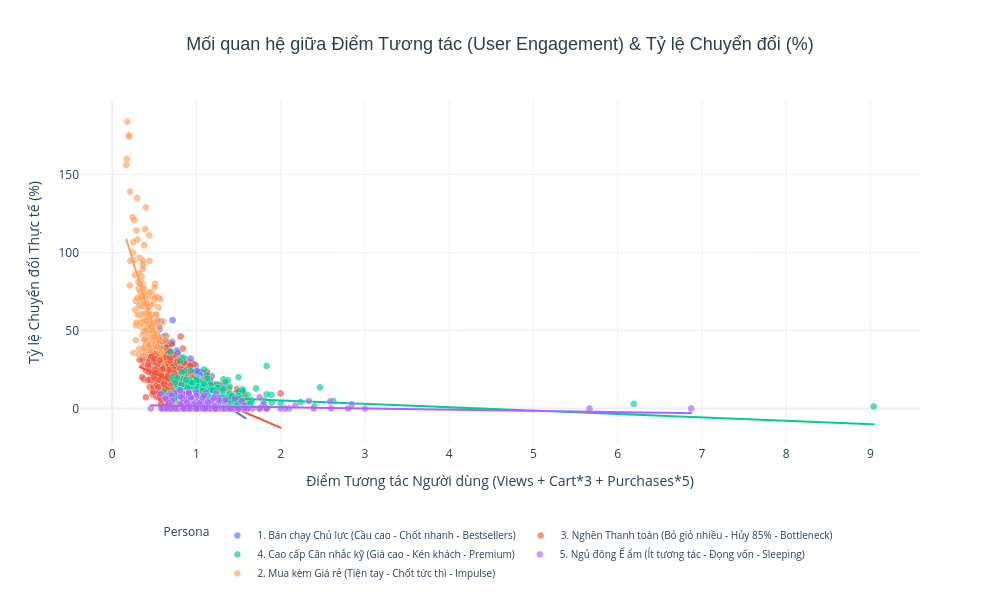
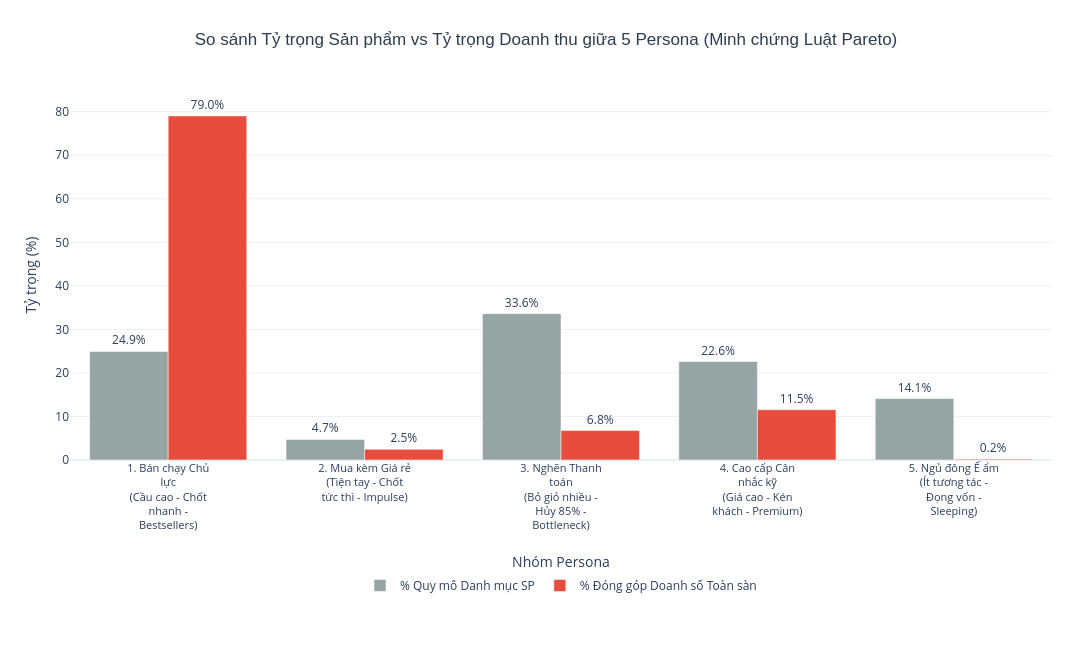
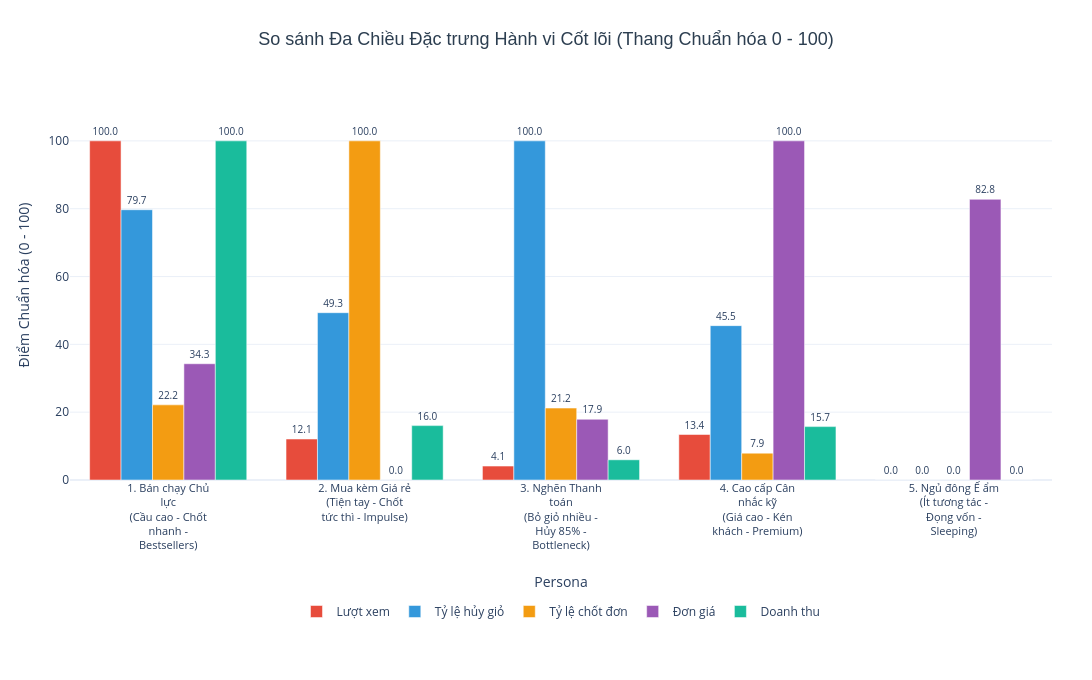

Notebook cell for these charts, in order:
### Markdown cell above
---
# PHẦN 10: CÁC BIỂU ĐỒ TRỰC QUAN HÓA CHUYÊN SÂU PHÁT TRIỂN THÊM (ADVANCED BEHAVIORAL CHARTS)
*Học hỏi và phát triển từ tài liệu thực nghiệm: Biểu đồ Tương tác vs Tỷ lệ Chuyển đổi kèm Trendline OLS, Ma trận tương quan nhiệt vi mô, Phân bổ Pareto Doanh số và So sánh Đa chỉ số chuẩn hóa.*

### Code cell
# 10.1. CÁC BIỂU ĐỒ TRỰC QUAN HÓA NÂNG CAO PHỤC VỤ KHAI PHÁ DỮ LIỆU
import plotly.express as px
import plotly.graph_objects as go
import numpy as np

import textwrap

def wrap_label(s, width=18):
    """Xuống dòng nhãn persona: tách phần tên và phần mô tả trong ngoặc, rồi wrap tiếp."""
    s = str(s)
    if ' (' in s:
        name, rest = s.split(' (', 1)
        s = name + '<br>(' + rest
    parts = []
    for line in s.split('<br>'):
        parts.append('<br>'.join(textwrap.wrap(line, width=width)))
    return '<br>'.join(parts)


# --- BIỂU ĐỒ 1: TƯƠNG TÁC NGƯỜI DÙNG VS TỶ LỆ CHUYỂN ĐỔI KÈM OLS TRENDLINE ---
# Lấy mẫu ngẫu nhiên 3,000 điểm để hiển thị Plotly mượt mà mà vẫn đảm bảo tính đại diện
np.random.seed(42)
df_sample = df_res.sample(n=min(3000, len(df_res)), random_state=42).copy()
df_sample['conversion_pct'] = df_sample['overall_conversion_rate'] * 100

fig_scatter = px.scatter(
    df_sample,
    x='user_engagement',
    y='conversion_pct',
    color='persona',
    trendline='ols',
    title='Mối quan hệ giữa Điểm Tương tác (User Engagement) & Tỷ lệ Chuyển đổi (%)',
    labels={'user_engagement': 'Điểm Tương tác Người dùng (Views + Cart*3 + Purchases*5)', 'conversion_pct': 'Tỷ lệ Chuyển đổi Thực tế (%)', 'persona': 'Persona'},
    opacity=0.65,
    template='plotly_white'
)
fig_scatter.update_traces(marker=dict(size=7, line=dict(width=0.5, color='white')))
fig_scatter.update_layout(
    height=600, width=1000,
    margin=dict(b=150),
    title_font=dict(size=18, family='Arial', color='#2c3e50'), title_x=0.5,
    legend=dict(orientation='h', yanchor='top', y=-0.22, xanchor='center', x=0.5, font=dict(size=10))
)
fig_scatter.show()
fig_scatter.write_html('outputs/figures/scatter_engagement_conversion.html')

# --- BIỂU ĐỒ 2: BIỂU ĐỒ PHÂN BỔ DOANH THU & QUY MÔ SẢN PHẨM (LUẬT PARETO) ---
pareto_summary = df_res.groupby('persona').agg(
    total_products=('product_id', 'count'),
    total_revenue=('est_revenue', 'sum')
).reset_index()

pareto_summary['pct_products'] = (pareto_summary['total_products'] / pareto_summary['total_products'].sum()) * 100
pareto_summary['pct_revenue'] = (pareto_summary['total_revenue'] / pareto_summary['total_revenue'].sum()) * 100
pareto_summary['persona_wrapped'] = pareto_summary['persona'].apply(wrap_label)

fig_pareto = go.Figure()
fig_pareto.add_trace(go.Bar(
    x=pareto_summary['persona_wrapped'], y=pareto_summary['pct_products'],
    name='% Quy mô Danh mục SP', marker_color='#95a5a6',
    text=[f'{p:.1f}%' for p in pareto_summary['pct_products']], textposition='outside'
))
fig_pareto.add_trace(go.Bar(
    x=pareto_summary['persona_wrapped'], y=pareto_summary['pct_revenue'],
    name='% Đóng góp Doanh số Toàn sàn', marker_color='#e74c3c',
    text=[f'{r:.1f}%' for r in pareto_summary['pct_revenue']], textposition='outside'
))
fig_pareto.update_layout(
    title='So sánh Tỷ trọng Sản phẩm vs Tỷ trọng Doanh thu giữa 5 Persona (Minh chứng Luật Pareto)',
    barmode='group',
    xaxis=dict(title=dict(text='Nhóm Persona', standoff=25), tickangle=0, tickfont=dict(size=11), automargin=True),
    yaxis=dict(title='Tỷ trọng (%)', range=[0, 85]),
    template='plotly_white',
    height=650, width=1100,
    margin=dict(l=70, r=40, t=90, b=190),
    title_font=dict(size=17, family='Arial', color='#2c3e50'), title_x=0.5,
    legend=dict(orientation='h', yanchor='top', y=-0.30, xanchor='center', x=0.5)
)
fig_pareto.show()
fig_pareto.write_html('outputs/figures/pareto_revenue_distribution.html')

# --- BIỂU ĐỒ 3: SO SÁNH ĐA ĐẶC TRƯNG HÀNH VI TRÊN THANG CHUẨN HÓA 0-100 ---
features_to_compare = ['view_count', 'cart_removal_rate', 'overall_conversion_rate', 'avg_price', 'est_revenue']
feature_names_vn = ['Lượt xem', 'Tỷ lệ hủy giỏ', 'Tỷ lệ chốt đơn', 'Đơn giá', 'Doanh thu']

persona_means = df_res.groupby('persona')[features_to_compare].mean()
normalized_means = (persona_means - persona_means.min()) / (persona_means.max() - persona_means.min()) * 100

persona_labels = [wrap_label(p) for p in normalized_means.index]
fig_norm = go.Figure()
colors_palette = ['#e74c3c', '#3498db', '#f39c12', '#9b59b6', '#1abc9c']

for idx, feat in enumerate(features_to_compare):
    fig_norm.add_trace(go.Bar(
        x=persona_labels,
        y=normalized_means[feat],
        name=feature_names_vn[idx],
        marker_color=colors_palette[idx],
        text=[f'{val:.1f}' for val in normalized_means[feat]],
        textposition='outside', cliponaxis=False, textfont=dict(size=10)
    ))

fig_norm.update_layout(
    title='So sánh Đa Chiều Đặc trưng Hành vi Cốt lõi (Thang Chuẩn hóa 0 - 100)',
    barmode='group',
    xaxis=dict(title=dict(text='Persona', standoff=25), tickangle=0, tickfont=dict(size=11), automargin=True),
    yaxis=dict(title='Điểm Chuẩn hóa (0 - 100)', range=[0, 115]),
    template='plotly_white',
    height=680, width=1200,
    margin=dict(l=70, r=40, t=90, b=200),
    bargap=0.2,
    title_font=dict(size=18, family='Arial', color='#2c3e50'), title_x=0.5,
    legend=dict(orientation='h', yanchor='top', y=-0.30, xanchor='center', x=0.5)
)
fig_norm.show()
fig_norm.write_html('outputs/figures/multi_feature_normalized.html')

### Figure 1 — Plotly figure (JSON) as saved in the notebook; plotly's stock layout.template omitted (floating-point values rounded to 4 significant figures; data arrays with more than 128 entries replaced by an {"elided": "..."} marker saying what was removed)
{"data": [{"hovertemplate": "Persona=1. Bán chạy Chủ lực (Cầu cao - Chốt nhanh - Bestsellers)<br>Điểm Tương tác Người dùng (Views + Cart*3 + Purchases*5)=%{x}<br>Tỷ lệ Chuyển đổi Thực tế (%)=%{y}<extra></extra>", "legendgroup": "1. Bán chạy Chủ lực (Cầu cao - Chốt nhanh - Bestsellers)", "marker": {"color": "#636efa", "line": {"color": "white", "width": 0.5}, "opacity": 0.65, "size": 7, "symbol": "circle"}, "mode": "markers", "name": "1. Bán chạy Chủ lực (Cầu cao - Chốt nhanh - Bestsellers)", "showlegend": true, "type": "scattergl", "x": {"elided": "759 float values"}, "xaxis": "x", "y": {"elided": "759 float values"}, "yaxis": "y"}, {"hovertemplate": "<b>OLS trendline</b><br>conversion_pct = -33.8231 * user_engagement + 47.3607<br>R<sup>2</sup>=0.572568<br><br>Persona=1. Bán chạy Chủ lực (Cầu cao - Chốt nhanh - Bestsellers)<br>Điểm Tương tác Người dùng (Views + Cart*3 + Purchases*5)=%{x}<br>Tỷ lệ Chuyển đổi Thực tế (%)=%{y} <b>(trend)</b><extra></extra>", "legendgroup": "1. Bán chạy Chủ lực (Cầu cao - Chốt nhanh - Bestsellers)", "marker": {"color": "#636efa", "line": {"color": "white", "width": 0.5}, "size": 7, "symbol": "circle"}, "mode": "lines", "name": "1. Bán chạy Chủ lực (Cầu cao - Chốt nhanh - Bestsellers)", "showlegend": false, "type": "scattergl", "x": {"elided": "759 float values"}, "xaxis": "x", "y": {"elided": "759 float values"}, "yaxis": "y"}, {"hovertemplate": "Persona=3. Nghẽn Thanh toán (Bỏ giỏ nhiều - Hủy 85% - Bottleneck)<br>Điểm Tương tác Người dùng (Views + Cart*3 + Purchases*5)=%{x}<br>Tỷ lệ Chuyển đổi Thực tế (%)=%{y}<extra></extra>", "legendgroup": "3. Nghẽn Thanh toán (Bỏ giỏ nhiều - Hủy 85% - Bottleneck)", "marker": {"color": "#EF553B", "line": {"color": "white", "width": 0.5}, "opacity": 0.65, "size": 7, "symbol": "circle"}, "mode": "markers", "name": "3. Nghẽn Thanh toán (Bỏ giỏ nhiều - Hủy 85% - Bottleneck)", "showlegend": true, "type": "scattergl", "x": {"elided": "982 float values"}, "xaxis": "x", "y": {"elided": "982 float values"}, "yaxis": "y"}, {"hovertemplate": "<b>OLS trendline</b><br>conversion_pct = -23.2296 * user_engagement + 34.1027<br>R<sup>2</sup>=0.245774<br><br>Persona=3. Nghẽn Thanh toán (Bỏ giỏ nhiều - Hủy 85% - Bottleneck)<br>Điểm Tương tác Người dùng (Views + Cart*3 + Purchases*5)=%{x}<br>Tỷ lệ Chuyển đổi Thực tế (%)=%{y} <b>(trend)</b><extra></extra>", "legendgroup": "3. Nghẽn Thanh toán (Bỏ giỏ nhiều - Hủy 85% - Bottleneck)", "marker": {"color": "#EF553B", "line": {"color": "white", "width": 0.5}, "size": 7, "symbol": "circle"}, "mode": "lines", "name": "3. Nghẽn Thanh toán (Bỏ giỏ nhiều - Hủy 85% - Bottleneck)", "showlegend": false, "type": "scattergl", "x": {"elided": "982 float values"}, "xaxis": "x", "y": {"elided": "982 float values"}, "yaxis": "y"}, {"hovertemplate": "Persona=4. Cao cấp Cân nhắc kỹ (Giá cao - Kén khách - Premium)<br>Điểm Tương tác Người dùng (Views + Cart*3 + Purchases*5)=%{x}<br>Tỷ lệ Chuyển đổi Thực tế (%)=%{y}<extra></extra>", "legendgroup": "4. Cao cấp Cân nhắc kỹ (Giá cao - Kén khách - Premium)", "marker": {"color": "#00cc96", "line": {"color": "white", "width": 0.5}, "opacity": 0.65, "size": 7, "symbol": "circle"}, "mode": "markers", "name": "4. Cao cấp Cân nhắc kỹ (Giá cao - Kén khách - Premium)", "showlegend": true, "type": "scattergl", "x": {"elided": "698 float values"}, "xaxis": "x", "y": {"elided": "698 float values"}, "yaxis": "y"}, {"hovertemplate": "<b>OLS trendline</b><br>conversion_pct = -2.17386 * user_engagement + 9.51304<br>R<sup>2</sup>=0.034092<br><br>Persona=4. Cao cấp Cân nhắc kỹ (Giá cao - Kén khách - Premium)<br>Điểm Tương tác Người dùng (Views + Cart*3 + Purchases*5)=%{x}<br>Tỷ lệ Chuyển đổi Thực tế (%)=%{y} <b>(trend)</b><extra></extra>", "legendgroup": "4. Cao cấp Cân nhắc kỹ (Giá cao - Kén khách - Premium)", "marker": {"color": "#00cc96", "line": {"color": "white", "width": 0.5}, "size": 7, "symbol": "circle"}, "mode": "lines", "name": "4. Cao cấp Cân nhắc kỹ (Giá cao - Kén khách - Premium)", "showlegend": false, "type": "scattergl", "x": {"elided": "698 float values"}, "xaxis": "x", "y": {"elided": "698 float values"}, "yaxis": "y"}, {"hovertemplate": "Persona=5. Ngủ đông Ế ẩm (Ít tương tác - Đọng vốn - Sleeping)<br>Điểm Tương tác Người dùng (Views + Cart*3 + Purchases*5)=%{x}<br>Tỷ lệ Chuyển đổi Thực tế (%)=%{y}<extra></extra>", "legendgroup": "5. Ngủ đông Ế ẩm (Ít tương tác - Đọng vốn - Sleeping)", "marker": {"color": "#ab63fa", "line": {"color": "white", "width": 0.5}, "opacity": 0.65, "size": 7, "symbol": "circle"}, "mode": "markers", "name": "5. Ngủ đông Ế ẩm (Ít tương tác - Đọng vốn - Sleeping)", "showlegend": true, "type": "scattergl", "x": {"elided": "406 float values"}, "xaxis": "x", "y": {"elided": "406 float values"}, "yaxis": "y"}, {"hovertemplate": "<b>OLS trendline</b><br>conversion_pct = -0.781535 * user_engagement + 2.3682<br>R<sup>2</sup>=0.018927<br><br>Persona=5. Ngủ đông Ế ẩm (Ít tương tác - Đọng vốn - Sleeping)<br>Điểm Tương tác Người dùng (Views + Cart*3 + Purchases*5)=%{x}<br>Tỷ lệ Chuyển đổi Thực tế (%)=%{y} <b>(trend)</b><extra></extra>", "legendgroup": "5. Ngủ đông Ế ẩm (Ít tương tác - Đọng vốn - Sleeping)", "marker": {"color": "#ab63fa", "line": {"color": "white", "width": 0.5}, "size": 7, "symbol": "circle"}, "mode": "lines", "name": "5. Ngủ đông Ế ẩm (Ít tương tác - Đọng vốn - Sleeping)", "showlegend": false, "type": "scattergl", "x": {"elided": "406 float values"}, "xaxis": "x", "y": {"elided": "406 float values"}, "yaxis": "y"}, {"hovertemplate": "Persona=2. Mua kèm Giá rẻ (Tiện tay - Chốt tức thì - Impulse)<br>Điểm Tương tác Người dùng (Views + Cart*3 + Purchases*5)=%{x}<br>Tỷ lệ Chuyển đổi Thực tế (%)=%{y}<extra></extra>", "legendgroup": "2. Mua kèm Giá rẻ (Tiện tay - Chốt tức thì - Impulse)", "marker": {"color": "#FFA15A", "line": {"color": "white", "width": 0.5}, "opacity": 0.65, "size": 7, "symbol": "circle"}, "mode": "markers", "name": "2. Mua kèm Giá rẻ (Tiện tay - Chốt tức thì - Impulse)", "showlegend": true, "type": "scattergl", "x": {"elided": "155 float values"}, "xaxis": "x", "y": {"elided": "155 float values"}, "yaxis": "y"}, {"hovertemplate": "<b>OLS trendline</b><br>conversion_pct = -175.924 * user_engagement + 138.013<br>R<sup>2</sup>=0.359867<br><br>Persona=2. Mua kèm Giá rẻ (Tiện tay - Chốt tức thì - Impulse)<br>Điểm Tương tác Người dùng (Views + Cart*3 + Purchases*5)=%{x}<br>Tỷ lệ Chuyển đổi Thực tế (%)=%{y} <b>(trend)</b><extra></extra>", "legendgroup": "2. Mua kèm Giá rẻ (Tiện tay - Chốt tức thì - Impulse)", "marker": {"color": "#FFA15A", "line": {"color": "white", "width": 0.5}, "size": 7, "symbol": "circle"}, "mode": "lines", "name": "2. Mua kèm Giá rẻ (Tiện tay - Chốt tức thì - Impulse)", "showlegend": false, "type": "scattergl", "x": {"elided": "155 float values"}, "xaxis": "x", "y": {"elided": "155 float values"}, "yaxis": "y"}], "layout": {"height": 600, "legend": {"font": {"size": 10}, "orientation": "h", "title": {"text": "Persona"}, "tracegroupgap": 0, "x": 0.5, "xanchor": "center", "y": -0.22, "yanchor": "top"}, "margin": {"b": 150}, "title": {"font": {"color": "#2c3e50", "family": "Arial", "size": 18}, "text": "Mối quan hệ giữa Điểm Tương tác (User Engagement) & Tỷ lệ Chuyển đổi (%)", "x": 0.5}, "width": 1000, "xaxis": {"anchor": "y", "domain": [0, 1], "title": {"text": "Điểm Tương tác Người dùng (Views + Cart*3 + Purchases*5)"}}, "yaxis": {"anchor": "x", "domain": [0, 1], "title": {"text": "Tỷ lệ Chuyển đổi Thực tế (%)"}}}}

### Figure 2 — Plotly figure (JSON) as saved in the notebook; plotly's stock layout.template omitted (floating-point values rounded to 4 significant figures)
{"data": [{"marker": {"color": "#95a5a6"}, "name": "% Quy mô Danh mục SP", "text": ["24.9%", "4.7%", "33.6%", "22.6%", "14.1%"], "textposition": "outside", "type": "bar", "x": ["1. Bán chạy Chủ<br>lực<br>(Cầu cao - Chốt<br>nhanh -<br>Bestsellers)", "2. Mua kèm Giá rẻ<br>(Tiện tay - Chốt<br>tức thì - Impulse)", "3. Nghẽn Thanh<br>toán<br>(Bỏ giỏ nhiều -<br>Hủy 85% -<br>Bottleneck)", "4. Cao cấp Cân<br>nhắc kỹ<br>(Giá cao - Kén<br>khách - Premium)", "5. Ngủ đông Ế ẩm<br>(Ít tương tác -<br>Đọng vốn -<br>Sleeping)"], "y": [24.94, 4.722, 33.61, 22.61, 14.11]}, {"marker": {"color": "#e74c3c"}, "name": "% Đóng góp Doanh số Toàn sàn", "text": ["79.0%", "2.5%", "6.8%", "11.5%", "0.2%"], "textposition": "outside", "type": "bar", "x": ["1. Bán chạy Chủ<br>lực<br>(Cầu cao - Chốt<br>nhanh -<br>Bestsellers)", "2. Mua kèm Giá rẻ<br>(Tiện tay - Chốt<br>tức thì - Impulse)", "3. Nghẽn Thanh<br>toán<br>(Bỏ giỏ nhiều -<br>Hủy 85% -<br>Bottleneck)", "4. Cao cấp Cân<br>nhắc kỹ<br>(Giá cao - Kén<br>khách - Premium)", "5. Ngủ đông Ế ẩm<br>(Ít tương tác -<br>Đọng vốn -<br>Sleeping)"], "y": [79.04, 2.454, 6.769, 11.54, 0.1913]}], "layout": {"barmode": "group", "height": 650, "legend": {"orientation": "h", "x": 0.5, "xanchor": "center", "y": -0.3, "yanchor": "top"}, "margin": {"b": 190, "l": 70, "r": 40, "t": 90}, "title": {"font": {"color": "#2c3e50", "family": "Arial", "size": 17}, "text": "So sánh Tỷ trọng Sản phẩm vs Tỷ trọng Doanh thu giữa 5 Persona (Minh chứng Luật Pareto)", "x": 0.5}, "width": 1100, "xaxis": {"automargin": true, "tickangle": 0, "tickfont": {"size": 11}, "title": {"standoff": 25, "text": "Nhóm Persona"}}, "yaxis": {"range": [0, 85], "title": {"text": "Tỷ trọng (%)"}}}}

### Figure 3 — Plotly figure (JSON) as saved in the notebook; plotly's stock layout.template omitted (floating-point values rounded to 4 significant figures)
{"data": [{"cliponaxis": false, "marker": {"color": "#e74c3c"}, "name": "Lượt xem", "text": ["100.0", "12.1", "4.1", "13.4", "0.0"], "textfont": {"size": 10}, "textposition": "outside", "type": "bar", "x": ["1. Bán chạy Chủ<br>lực<br>(Cầu cao - Chốt<br>nhanh -<br>Bestsellers)", "2. Mua kèm Giá rẻ<br>(Tiện tay - Chốt<br>tức thì - Impulse)", "3. Nghẽn Thanh<br>toán<br>(Bỏ giỏ nhiều -<br>Hủy 85% -<br>Bottleneck)", "4. Cao cấp Cân<br>nhắc kỹ<br>(Giá cao - Kén<br>khách - Premium)", "5. Ngủ đông Ế ẩm<br>(Ít tương tác -<br>Đọng vốn -<br>Sleeping)"], "y": [100.0, 12.08, 4.117, 13.41, 0.0]}, {"cliponaxis": false, "marker": {"color": "#3498db"}, "name": "Tỷ lệ hủy giỏ", "text": ["79.7", "49.3", "100.0", "45.5", "0.0"], "textfont": {"size": 10}, "textposition": "outside", "type": "bar", "x": ["1. Bán chạy Chủ<br>lực<br>(Cầu cao - Chốt<br>nhanh -<br>Bestsellers)", "2. Mua kèm Giá rẻ<br>(Tiện tay - Chốt<br>tức thì - Impulse)", "3. Nghẽn Thanh<br>toán<br>(Bỏ giỏ nhiều -<br>Hủy 85% -<br>Bottleneck)", "4. Cao cấp Cân<br>nhắc kỹ<br>(Giá cao - Kén<br>khách - Premium)", "5. Ngủ đông Ế ẩm<br>(Ít tương tác -<br>Đọng vốn -<br>Sleeping)"], "y": [79.69, 49.33, 100.0, 45.52, 0.0]}, {"cliponaxis": false, "marker": {"color": "#f39c12"}, "name": "Tỷ lệ chốt đơn", "text": ["22.2", "100.0", "21.2", "7.9", "0.0"], "textfont": {"size": 10}, "textposition": "outside", "type": "bar", "x": ["1. Bán chạy Chủ<br>lực<br>(Cầu cao - Chốt<br>nhanh -<br>Bestsellers)", "2. Mua kèm Giá rẻ<br>(Tiện tay - Chốt<br>tức thì - Impulse)", "3. Nghẽn Thanh<br>toán<br>(Bỏ giỏ nhiều -<br>Hủy 85% -<br>Bottleneck)", "4. Cao cấp Cân<br>nhắc kỹ<br>(Giá cao - Kén<br>khách - Premium)", "5. Ngủ đông Ế ẩm<br>(Ít tương tác -<br>Đọng vốn -<br>Sleeping)"], "y": [22.16, 100.0, 21.21, 7.917, 0.0]}, {"cliponaxis": false, "marker": {"color": "#9b59b6"}, "name": "Đơn giá", "text": ["34.3", "0.0", "17.9", "100.0", "82.8"], "textfont": {"size": 10}, "textposition": "outside", "type": "bar", "x": ["1. Bán chạy Chủ<br>lực<br>(Cầu cao - Chốt<br>nhanh -<br>Bestsellers)", "2. Mua kèm Giá rẻ<br>(Tiện tay - Chốt<br>tức thì - Impulse)", "3. Nghẽn Thanh<br>toán<br>(Bỏ giỏ nhiều -<br>Hủy 85% -<br>Bottleneck)", "4. Cao cấp Cân<br>nhắc kỹ<br>(Giá cao - Kén<br>khách - Premium)", "5. Ngủ đông Ế ẩm<br>(Ít tương tác -<br>Đọng vốn -<br>Sleeping)"], "y": [34.28, 0.0, 17.9, 100.0, 82.76]}, {"cliponaxis": false, "marker": {"color": "#1abc9c"}, "name": "Doanh thu", "text": ["100.0", "16.0", "6.0", "15.7", "0.0"], "textfont": {"size": 10}, "textposition": "outside", "type": "bar", "x": ["1. Bán chạy Chủ<br>lực<br>(Cầu cao - Chốt<br>nhanh -<br>Bestsellers)", "2. Mua kèm Giá rẻ<br>(Tiện tay - Chốt<br>tức thì - Impulse)", "3. Nghẽn Thanh<br>toán<br>(Bỏ giỏ nhiều -<br>Hủy 85% -<br>Bottleneck)", "4. Cao cấp Cân<br>nhắc kỹ<br>(Giá cao - Kén<br>khách - Premium)", "5. Ngủ đông Ế ẩm<br>(Ít tương tác -<br>Đọng vốn -<br>Sleeping)"], "y": [100.0, 16.04, 5.952, 15.74, 0.0]}], "layout": {"bargap": 0.2, "barmode": "group", "height": 680, "legend": {"orientation": "h", "x": 0.5, "xanchor": "center", "y": -0.3, "yanchor": "top"}, "margin": {"b": 200, "l": 70, "r": 40, "t": 90}, "title": {"font": {"color": "#2c3e50", "family": "Arial", "size": 18}, "text": "So sánh Đa Chiều Đặc trưng Hành vi Cốt lõi (Thang Chuẩn hóa 0 - 100)", "x": 0.5}, "width": 1200, "xaxis": {"automargin": true, "tickangle": 0, "tickfont": {"size": 11}, "title": {"standoff": 25, "text": "Persona"}}, "yaxis": {"range": [0, 115], "title": {"text": "Điểm Chuẩn hóa (0 - 100)"}}}}
